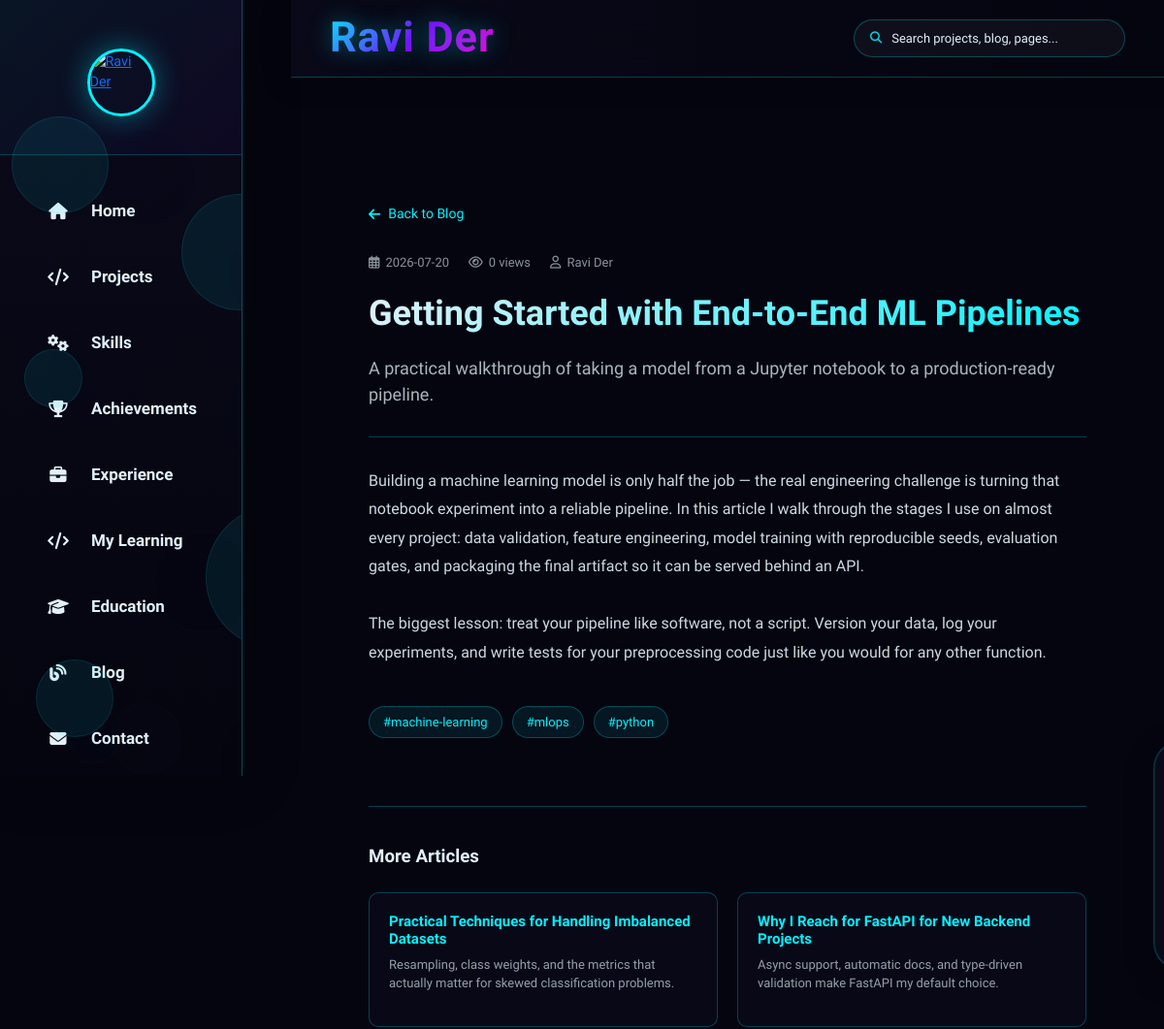
Before: /blog/getting-started-with-ml-pipelines (upper part) with the older database file.
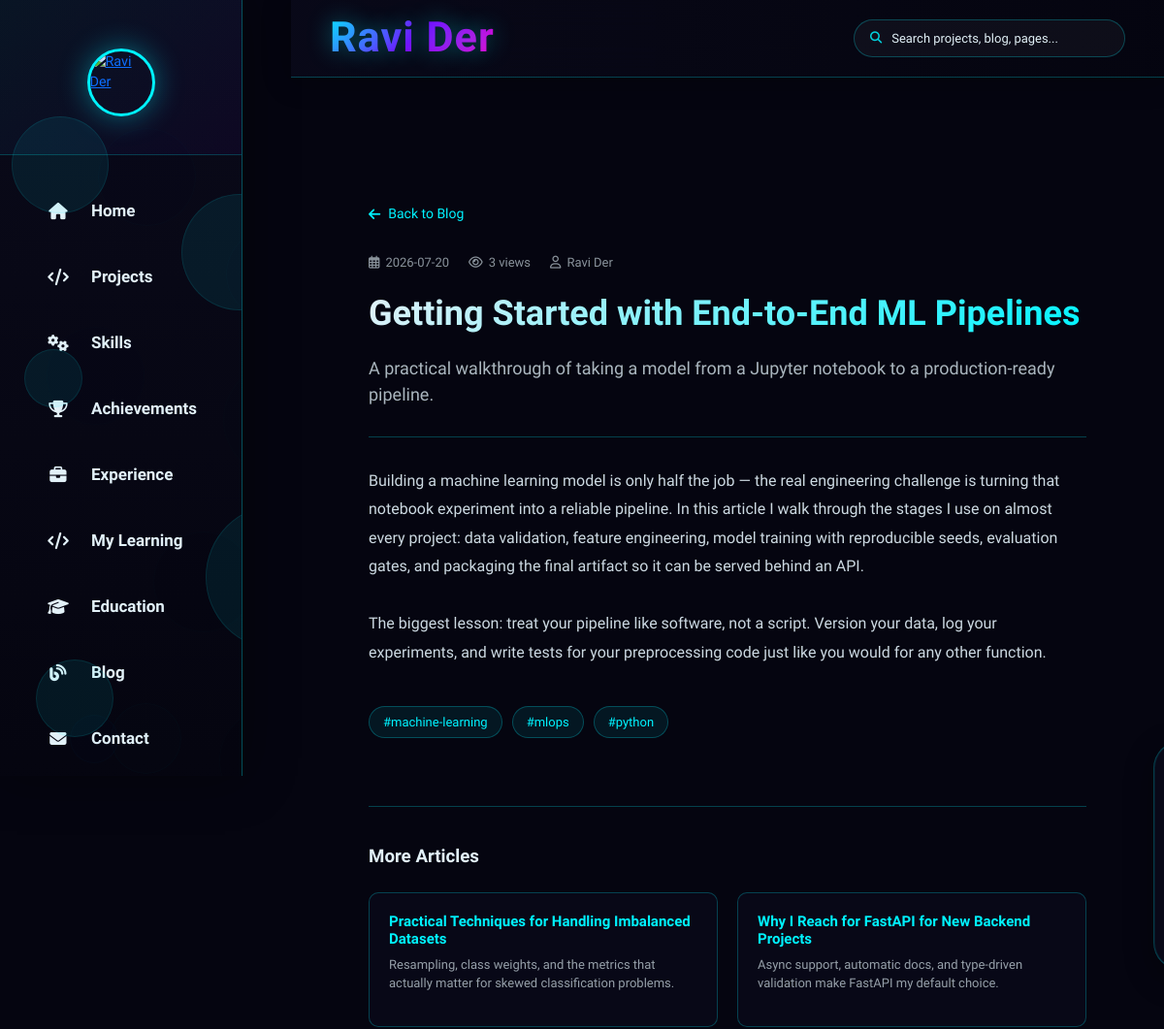
After: the same page with the newer database file.
### tables this page shows
CREATE TABLE blog_posts (
    id INTEGER PRIMARY KEY AUTOINCREMENT,
    slug TEXT UNIQUE NOT NULL,
    title TEXT NOT NULL,
    summary TEXT NOT NULL,
    content TEXT NOT NULL,
    cover_image TEXT,
    tags TEXT,
    author TEXT DEFAULT 'Ravi Der',
    published_at TEXT NOT NULL,
    views INTEGER DEFAULT 0
, status TEXT DEFAULT 'published', updated_at TIMESTAMP, display_order INTEGER DEFAULT 0);

### flask_app.py (the view)
    @app.route('/blog/<slug>')
    def blog_post(slug):
        conn = db.get_connection()
        with conn:
            conn.execute("UPDATE blog_posts SET views = views + 1 WHERE slug = ?", (slug,))
        post = conn.execute("SELECT * FROM blog_posts WHERE slug = ?", (slug,)).fetchone()
        related = conn.execute(
            "SELECT * FROM blog_posts WHERE slug != ? AND (status = 'published' OR status IS NULL) "
            "ORDER BY published_at DESC LIMIT 3", (slug,)
        ).fetchall()
        conn.close()
        if not post:
            abort(404)
        return render_template('blog_post.html', post=post, related=related)

### app/core/db.py (called while the page is built)
def get_connection():
    os.makedirs(DATA_DIR, exist_ok=True)
    conn = sqlite3.connect(DB_PATH)
    conn.row_factory = sqlite3.Row
    conn.execute("PRAGMA foreign_keys = ON")
    conn.execute("PRAGMA journal_mode = WAL")
    conn.execute("PRAGMA synchronous = NORMAL")
    return conn

def now_iso():
    return datetime.now(timezone.utc).isoformat()

### flask_app.py (called while the page is built)
@app.context_processor
def inject_seo_globals():
    return {
        "site_url": SITE_URL.rstrip('/'),
        "google_site_verification": GOOGLE_SITE_VERIFICATION,
    }

@app.after_request
def add_security_headers(response):
    response.headers["X-Content-Type-Options"] = "nosniff"
    response.headers["X-Frame-Options"] = "DENY"
    response.headers["X-XSS-Protection"] = "1; mode=block"
    response.headers["Referrer-Policy"] = "strict-origin-when-cross-origin"
    response.headers["Content-Security-Policy"] = (
        "default-src 'self'; "
        "img-src 'self' data: https:; "
        "style-src 'self' 'unsafe-inline' https:; "
        "script-src 'self' 'unsafe-inline' https:; "
        "connect-src 'self' https:; "
        "font-src 'self' https: data:;"
    )
    return response

### templates/blog_post.html (shortened to what this page needs)
{% extends 'base.html' %}
{% block extra_css %}
<link rel="stylesheet" href="https://cdnjs.cloudflare.com/ajax/libs/font-awesome/6.4.0/css/all.min.css">
{% endblock %}
{% block content %}
<section class="post-section">
    <div class="post-container">
        <a href="{{ url_for('blog') }}" class="back-to-blog">
            <i class="fas fa-arrow-left"></i> Back to Blog
        </a>
        <div class="post-meta">
            <span><i class="far fa-calendar-alt"></i> {{ post.published_at[:10] if post.published_at else '' }}</span>
            <span><i class="far fa-eye"></i> {{ post.views }} views</span>
            {% if post.author %}<span><i class="far fa-user"></i> {{ post.author }}</span>{% endif %}
        </div>
        <h1 class="post-title">{{ post.title }}</h1>
        <p class="post-summary">{{ post.summary }}</p>
        <div class="post-body">{{ post.content }}</div>
        {% if post.tags %}
        <div class="post-tags">
            {% for tag in post.tags.split(',') %}
                {% if tag.strip() %}<span class="post-tag">#{{ tag.strip() }}</span>{% endif %}
            {% endfor %}
        </div>
        {% endif %}
        {% if related %}
        <div class="related-section">
            <h3 class="related-title">More Articles</h3>
            <div class="related-grid">
                {% for r in related %}
                <a href="{{ url_for('blog_post', slug=r.slug) }}" class="related-card">
                    <h4>{{ r.title }}</h4>
                    <p>{{ r.summary }}</p>
                </a>
                {% endfor %}
            </div>
        </div>
        {% endif %}
    </div>
</section>
{% endblock %}

Changed rows visible on the page:
changed blog_posts "Getting Started with End-to-End ML Pipelines": views "0" → "3"
